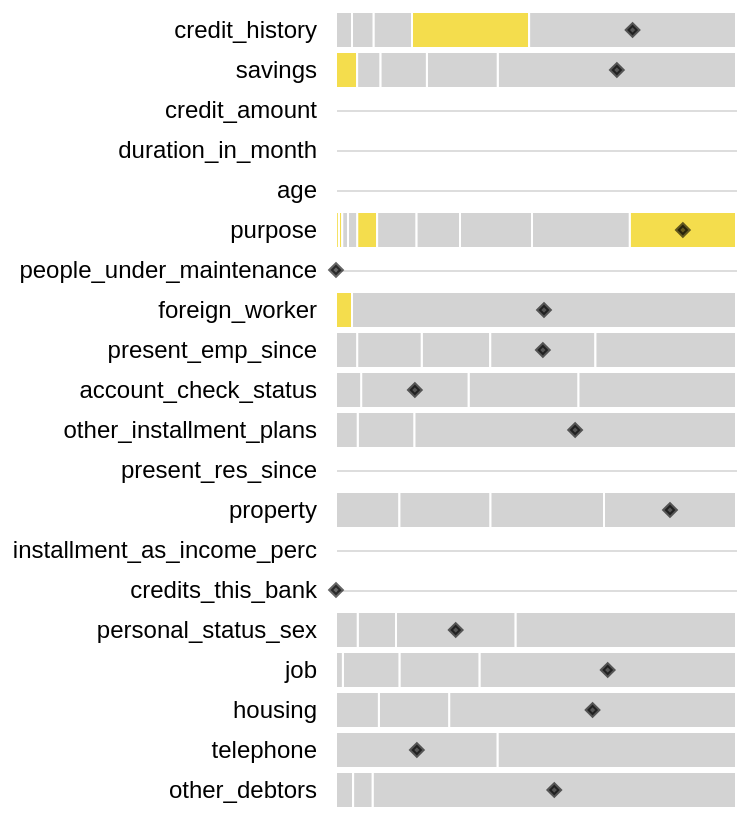

The cell this chart's notebook holds for it:
### Code cell
def dot_on_categories(dataframe,sort_by_rules=True):
    base =alt.Chart(
        dataframe
    ).transform_stack(
        stack='count',
        as_=['count_start','count_end'],
        groupby=['rname'],
        sort=[alt.SortField('count', 'ascending')]
    ).transform_calculate(
        midStack='(datum.count_start+datum.count_end)/2'
    )
    
    bar = base.mark_bar(stroke='white').encode(
        x='count_start:Q',
        x2='count_end:Q',
        y=alt.Y('rname:N',sort=["is_continuous", "feature_importance"]),
        detail='index:N',
        color=alt.condition('datum.is_continuous',alt.value("#f4dd4d"),alt.value('lightgrey')),
        tooltip=[alt.Tooltip('category')]
    )
    
    dot= base.mark_point(
        color='black',
        shape='diamond',
        fill='black',
        size=30
    ).encode(
        x='midStack:Q',
        y=alt.Y('rname:N',sort=["is_continuous", "feature_importance"]),
        detail='index:N',
        opacity=alt.condition('datum.inst==1',alt.value(0.6),alt.value(0))
    )

    return (bar+dot).properties(
        width=200,
    ).configure_axisX(
        disable=True
    ).configure_axisY(
        labelPadding=10,
        labelFontSize=12,
        domain=False,
        ticks=False,
        title=None
    ).configure_axis(
        grid=True
    ).configure_view(
        strokeWidth=0,
        stroke='lightgray'
    )
dot_on_categories(df_v)

### Figure 1 — Vega-Lite specification as saved in the notebook (floating-point values rounded to 4 significant figures)
{"config": {"view": {"continuousWidth": 400, "continuousHeight": 300, "stroke": "lightgray", "strokeWidth": 0}, "axis": {"grid": true}, "axisX": {"disable": true}, "axisY": {"domain": false, "labelFontSize": 12, "labelPadding": 10, "ticks": false, "title": null}}, "layer": [{"mark": {"type": "bar", "stroke": "white"}, "encoding": {"color": {"condition": {"value": "#f4dd4d", "test": "datum.is_continuous"}, "value": "lightgrey"}, "detail": {"field": "index", "type": "nominal"}, "tooltip": [{"field": "category", "type": "nominal"}], "x": {"field": "count_start", "type": "quantitative"}, "x2": {"field": "count_end"}, "y": {"field": "rname", "sort": ["is_continuous", "feature_importance"], "type": "nominal"}}, "transform": [{"groupby": ["rname"], "stack": "count", "sort": [{"field": "count", "order": "ascending"}], "as": ["count_start", "count_end"]}, {"calculate": "(datum.count_start+datum.count_end)/2", "as": "midStack"}]}, {"mark": {"type": "point", "color": "black", "fill": "black", "shape": "diamond", "size": 30}, "encoding": {"detail": {"field": "index", "type": "nominal"}, "opacity": {"condition": {"value": 0.6, "test": "datum.inst==1"}, "value": 0}, "x": {"field": "midStack", "type": "quantitative"}, "y": {"field": "rname", "sort": ["is_continuous", "feature_importance"], "type": "nominal"}}, "transform": [{"groupby": ["rname"], "stack": "count", "sort": [{"field": "count", "order": "ascending"}], "as": ["count_start", "count_end"]}, {"calculate": "(datum.count_start+datum.count_end)/2", "as": "midStack"}]}], "data": {"name": "data-75ee29c26c873aabfa0103c16bea075f"}, "width": 200, "$schema": "https://vega.github.io/schema/vega-lite/v4.17.0.json", "datasets": {"data-75ee29c26c873aabfa0103c16bea075f": [{"type": "categorical", "name": "credit_history=critical account/ other credits existing (not at this bank)", "rname": "credit_history", "min": null, "max": null, "q1": null, "median": null, "q3": null, "mean": null, "std": null, "feature_importance": 0.04423, "category": "critical account/ other credits existing (not at this bank)", "count": 205.0, "inst": 0, "op": "<=", "thr": 0.9086, "is_continuous": true, "thr2": null}, {"type": "categorical", "name": "savings=.. >= 1000 DM ", "rname": "savings", "min": null, "max": null, "q1": null, "median": null, "q3": null, "mean": null, "std": null, "feature_importance": 0.03739, "category": ".. >= 1000 DM ", "count": 37.0, "inst": 0, "op": "<=", "thr": 0.7177, "is_continuous": true, "thr2": null}, {"type": "numeric", "name": "credit_amount", "rname": "credit_amount", "min": 338.0, "max": 15940.0, "q1": 1361.0, "median": 1361.0, "q3": 3974.0, "mean": 3201.0, "std": 2675.0, "feature_importance": 0.0112, "category": null, "count": null, "inst": 1967, "op": ">", "thr": -439.6, "is_continuous": true, "thr2": 15940.0}, {"type": "numeric", "name": "duration_in_month", "rname": "duration_in_month", "min": 4.0, "max": 60.0, "q1": 12.0, "median": 12.0, "q3": 24.0, "mean": 20.77, "std": 11.96, "feature_importance": -0.009361, "category": null, "count": null, "inst": 24, "op": ">", "thr": -1.941, "is_continuous": true, "thr2": 60.0}, {"type": "numeric", "name": "age", "rname": "age", "min": 19.0, "max": 75.0, "q1": 27.0, "median": 27.0, "q3": 41.25, "mean": 35.47, "std": 10.95, "feature_importance": 0.00717, "category": null, "count": null, "inst": 20, "op": "<=", "thr": 20.73, "is_continuous": true, "thr2": 19.0}, {"type": "categorical", "name": "purpose=domestic appliances", "rname": "purpose", "min": null, "max": null, "q1": null, "median": null, "q3": null, "mean": null, "std": null, "feature_importance": -0.006458, "category": "domestic appliances", "count": 186.0, "inst": 1, "op": "<=", "thr": 1.015, "is_continuous": true, "thr2": null}, {"type": "categorical", "name": "purpose=(vacation - does not exist?)", "rname": "purpose", "min": null, "max": null, "q1": null, "median": null, "q3": null, "mean": null, "std": null, "feature_importance": 0.005346, "category": "(vacation - does not exist?)", "count": 35.0, "inst": 0, "op": "<=", "thr": 0.4623, "is_continuous": true, "thr2": null}, {"type": "numeric", "name": "people_under_maintenance", "rname": "people_under_maintenance", "min": 1.0, "max": 2.0, "q1": 1.0, "median": 1.0, "q3": 1.0, "mean": 1.159, "std": 0.3655, "feature_importance": 0.001628, "category": null, "count": null, "inst": 1, "op": "<=", "thr": -0.0132, "is_continuous": true, "thr2": 1.0}, {"type": "categorical", "name": "foreign_worker=no", "rname": "foreign_worker", "min": null, "max": null, "q1": null, "median": null, "q3": null, "mean": null, "std": null, "feature_importance": -0.0003964, "category": "no", "count": 28.0, "inst": 0, "op": "<=", "thr": 0.7168, "is_continuous": true, "thr2": null}, {"type": "categorical", "name": "purpose=furniture/equipment", "rname": "purpose", "min": null, "max": null, "q1": null, "median": null, "q3": null, "mean": null, "std": null, "feature_importance": -3.433e-05, "category": "furniture/equipment", "count": 6.0, "inst": 0, "op": "<=", "thr": 0.1837, "is_continuous": true, "thr2": null}, {"type": "categorical", "name": "purpose=retraining", "rname": "purpose", "min": null, "max": null, "q1": null, "median": null, "q3": null, "mean": null, "std": null, "feature_importance": -1.882e-05, "category": "retraining", "count": 5.0, "inst": 0, "op": "<=", "thr": 0.1152, "is_continuous": true, "thr2": null}, {"type": "categorical", "name": "present_emp_since=... < 1 year ", "rname": "present_emp_since", "min": null, "max": null, "q1": null, "median": null, "q3": null, "mean": null, "std": null, "feature_importance": -0.06048, "category": "... < 1 year ", "count": 120.0, "inst": 0, "op": null, "thr": null, "is_continuous": null, "thr2": null}, {"type": "categorical", "name": "account_check_status=no checking account", "rname": "account_check_status", "min": null, "max": null, "q1": null, "median": null, "q3": null, "mean": null, "std": null, "feature_importance": 0.05974, "category": "no checking account", "count": 276.0, "inst": 0, "op": null, "thr": null, "is_continuous": null, "thr2": null}, {"type": "categorical", "name": "other_installment_plans=none", "rname": "other_installment_plans", "min": null, "max": null, "q1": null, "median": null, "q3": null, "mean": null, "std": null, "feature_importance": -0.02607, "category": "none", "count": 563.0, "inst": 1, "op": null, "thr": null, "is_continuous": null, "thr2": null}, {"type": "numeric", "name": "present_res_since", "rname": "present_res_since", "min": 1.0, "max": 4.0, "q1": 2.0, "median": 2.0, "q3": 4.0, "mean": 2.82, "std": 1.097, "feature_importance": 0.02349, "category": null, "count": null, "inst": 4, "op": null, "thr": null, "is_continuous": null, "thr2": null}, {"type": "categorical", "name": "property=real estate", "rname": "property", "min": null, "max": null, "q1": null, "median": null, "q3": null, "mean": null, "std": null, "feature_importance": 0.02094, "category": "real estate", "count": 199.0, "inst": 0, "op": null, "thr": null, "is_continuous": null, "thr2": null}, {"type": "categorical", "name": "other_installment_plans=bank", "rname": "other_installment_plans", "min": null, "max": null, "q1": null, "median": null, "q3": null, "mean": null, "std": null, "feature_importance": 0.01955, "category": "bank", "count": 99.0, "inst": 0, "op": null, "thr": null, "is_continuous": null, "thr2": null}, {"type": "categorical", "name": "savings=... < 100 DM", "rname": "savings", "min": null, "max": null, "q1": null, "median": null, "q3": null, "mean": null, "std": null, "feature_importance": 0.01674, "category": "... < 100 DM", "count": 417.0, "inst": 1, "op": null, "thr": null, "is_continuous": null, "thr2": null}, {"type": "categorical", "name": "purpose=car (new)", "rname": "purpose", "min": null, "max": null, "q1": null, "median": null, "q3": null, "mean": null, "std": null, "feature_importance": 0.0133, "category": "car (new)", "count": 171.0, "inst": 0, "op": null, "thr": null, "is_continuous": null, "thr2": null}, {"type": "categorical", "name": "account_check_status=< 0 DM", "rname": "account_check_status", "min": null, "max": null, "q1": null, "median": null, "q3": null, "mean": null, "std": null, "feature_importance": 0.01055, "category": "< 0 DM", "count": 192.0, "inst": 0, "op": null, "thr": null, "is_continuous": null, "thr2": null}, {"type": "categorical", "name": "purpose=radio/television", "rname": "purpose", "min": null, "max": null, "q1": null, "median": null, "q3": null, "mean": null, "std": null, "feature_importance": -0.0102, "category": "radio/television", "count": 126.0, "inst": 0, "op": null, "thr": null, "is_continuous": null, "thr2": null}, {"type": "numeric", "name": "installment_as_income_perc", "rname": "installment_as_income_perc", "min": 1.0, "max": 4.0, "q1": 2.0, "median": 2.0, "q3": 4.0, "mean": 2.939, "std": 1.124, "feature_importance": -0.009277, "category": null, "count": null, "inst": 4, "op": null, "thr": null, "is_continuous": null, "thr2": null}, {"type": "categorical", "name": "account_check_status=0 <= ... < 200 DM", "rname": "account_check_status", "min": null, "max": null, "q1": null, "median": null, "q3": null, "mean": null, "std": null, "feature_importance": 0.008943, "category": "0 <= ... < 200 DM", "count": 188.0, "inst": 1, "op": null, "thr": null, "is_continuous": null, "thr2": null}, {"type": "categorical", "name": "property=if not A121/A122 : car or other, not in attribute 6", "rname": "property", "min": null, "max": null, "q1": null, "median": null, "q3": null, "mean": null, "std": null, "feature_importance": 0.007475, "category": "if not A121/A122 : car or other, not in attribute 6", "count": 231.0, "inst": 1, "op": null, "thr": null, "is_continuous": null, "thr2": null}, {"type": "categorical", "name": "property=unknown / no property", "rname": "property", "min": null, "max": null, "q1": null, "median": null, "q3": null, "mean": null, "std": null, "feature_importance": 0.007158, "category": "unknown / no property", "count": 111.0, "inst": 0, "op": null, "thr": null, "is_continuous": null, "thr2": null}, {"type": "numeric", "name": "credits_this_bank", "rname": "credits_this_bank", "min": 1.0, "max": 4.0, "q1": 1.0, "median": 1.0, "q3": 2.0, "mean": 1.403, "std": 0.5564, "feature_importance": -0.006749, "category": null, "count": null, "inst": 1, "op": null, "thr": null, "is_continuous": null, "thr2": null}, {"type": "categorical", "name": "savings=unknown/ no savings account", "rname": "savings", "min": null, "max": null, "q1": null, "median": null, "q3": null, "mean": null, "std": null, "feature_importance": -0.00642, "category": "unknown/ no savings account", "count": 124.0, "inst": 0, "op": null, "thr": null, "is_continuous": null, "thr2": null}, {"type": "categorical", "name": "other_installment_plans=stores", "rname": "other_installment_plans", "min": null, "max": null, "q1": null, "median": null, "q3": null, "mean": null, "std": null, "feature_importance": -0.006285, "category": "stores", "count": 38.0, "inst": 0, "op": null, "thr": null, "is_continuous": null, "thr2": null}, {"type": "categorical", "name": "personal_status_sex=male : single", "rname": "personal_status_sex", "min": null, "max": null, "q1": null, "median": null, "q3": null, "mean": null, "std": null, "feature_importance": 0.006018, "category": "male : single", "count": 386.0, "inst": 0, "op": null, "thr": null, "is_continuous": null, "thr2": null}, {"type": "categorical", "name": "credit_history=all credits at this bank paid back duly", "rname": "credit_history", "min": null, "max": null, "q1": null, "median": null, "q3": null, "mean": null, "std": null, "feature_importance": 0.00601, "category": "all credits at this bank paid back duly", "count": 38.0, "inst": 0, "op": null, "thr": null, "is_continuous": null, "thr2": null}, {"type": "categorical", "name": "job=skilled employee / official", "rname": "job", "min": null, "max": null, "q1": null, "median": null, "q3": null, "mean": null, "std": null, "feature_importance": -0.00595, "category": "skilled employee / official", "count": 449.0, "inst": 1, "op": null, "thr": null, "is_continuous": null, "thr2": null}, {"type": "categorical", "name": "housing=own", "rname": "housing", "min": null, "max": null, "q1": null, "median": null, "q3": null, "mean": null, "std": null, "feature_importance": 0.005832, "category": "own", "count": 502.0, "inst": 1, "op": null, "thr": null, "is_continuous": null, "thr2": null}, {"type": "categorical", "name": "present_emp_since=4 <= ... < 7 years", "rname": "present_emp_since", "min": null, "max": null, "q1": null, "median": null, "q3": null, "mean": null, "std": null, "feature_importance": -0.004704, "category": "4 <= ... < 7 years", "count": 113.0, "inst": 0, "op": null, "thr": null, "is_continuous": null, "thr2": null}, {"type": "categorical", "name": "savings=500 <= ... < 1000 DM ", "rname": "savings", "min": null, "max": null, "q1": null, "median": null, "q3": null, "mean": null, "std": null, "feature_importance": 0.004332, "category": "500 <= ... < 1000 DM ", "count": 41.0, "inst": 0, "op": null, "thr": null, "is_continuous": null, "thr2": null}, {"type": "categorical", "name": "present_emp_since=.. >= 7 years", "rname": "present_emp_since", "min": null, "max": null, "q1": null, "median": null, "q3": null, "mean": null, "std": null, "feature_importance": 0.0042, "category": ".. >= 7 years", "count": 184.0, "inst": 1, "op": null, "thr": null, "is_continuous": null, "thr2": null}, {"type": "categorical", "name": "personal_status_sex=female : divorced/separated/married", "rname": "personal_status_sex", "min": null, "max": null, "q1": null, "median": null, "q3": null, "mean": null, "std": null, "feature_importance": 0.003603, "category": "female : divorced/separated/married", "count": 209.0, "inst": 1, "op": null, "thr": null, "is_continuous": null, "thr2": null}, {"type": "categorical", "name": "housing=rent", "rname": "housing", "min": null, "max": null, "q1": null, "median": null, "q3": null, "mean": null, "std": null, "feature_importance": 0.003469, "category": "rent", "count": 123.0, "inst": 0, "op": null, "thr": null, "is_continuous": null, "thr2": null}, {"type": "categorical", "name": "credit_history=no credits taken/ all credits paid back duly", "rname": "credit_history", "min": null, "max": null, "q1": null, "median": null, "q3": null, "mean": null, "std": null, "feature_importance": 0.003352, "category": "no credits taken/ all credits paid back duly", "count": 28.0, "inst": 0, "op": null, "thr": null, "is_continuous": null, "thr2": null}, {"type": "categorical", "name": "personal_status_sex=male : married/widowed", "rname": "personal_status_sex", "min": null, "max": null, "q1": null, "median": null, "q3": null, "mean": null, "std": null, "feature_importance": 0.002606, "category": "male : married/widowed", "count": 67.0, "inst": 0, "op": null, "thr": null, "is_continuous": null, "thr2": null}, {"type": "categorical", "name": "personal_status_sex=male : divorced/separated", "rname": "personal_status_sex", "min": null, "max": null, "q1": null, "median": null, "q3": null, "mean": null, "std": null, "feature_importance": 0.002574, "category": "male : divorced/separated", "count": 38.0, "inst": 0, "op": null, "thr": null, "is_continuous": null, "thr2": null}, {"type": "categorical", "name": "present_emp_since=1 <= ... < 4 years", "rname": "present_emp_since", "min": null, "max": null, "q1": null, "median": null, "q3": null, "mean": null, "std": null, "feature_importance": 0.00253, "category": "1 <= ... < 4 years", "count": 246.0, "inst": 0, "op": null, "thr": null, "is_continuous": null, "thr2": null}, {"type": "categorical", "name": "property=if not A121 : building society savings agreement/ life insurance", "rname": "property", "min": null, "max": null, "q1": null, "median": null, "q3": null, "mean": null, "std": null, "feature_importance": 0.00243, "category": "if not A121 : building society savings agreement/ life insurance", "count": 159.0, "inst": 0, "op": null, "thr": null, "is_continuous": null, "thr2": null}, {"type": "categorical", "name": "job=unskilled - resident", "rname": "job", "min": null, "max": null, "q1": null, "median": null, "q3": null, "mean": null, "std": null, "feature_importance": 0.00215, "category": "unskilled - resident", "count": 140.0, "inst": 0, "op": null, "thr": null, "is_continuous": null, "thr2": null}, {"type": "categorical", "name": "job=management/ self-employed/ highly qualified employee/ officer", "rname": "job", "min": null, "max": null, "q1": null, "median": null, "q3": null, "mean": null, "std": null, "feature_importance": 0.002072, "category": "management/ self-employed/ highly qualified employee/ officer", "count": 99.0, "inst": 0, "op": null, "thr": null, "is_continuous": null, "thr2": null}, {"type": "categorical", "name": "purpose=business", "rname": "purpose", "min": null, "max": null, "q1": null, "median": null, "q3": null, "mean": null, "std": null, "feature_importance": 0.001598, "category": "business", "count": 69.0, "inst": 0, "op": null, "thr": null, "is_continuous": null, "thr2": null}, {"type": "categorical", "name": "telephone=yes, registered under the customers name ", "rname": "telephone", "min": null, "max": null, "q1": null, "median": null, "q3": null, "mean": null, "std": null, "feature_importance": 0.001515, "category": "yes, registered under the customers name ", "count": 283.0, "inst": 1, "op": null, "thr": null, "is_continuous": null, "thr2": null}, {"type": "categorical", "name": "other_debtors=co-applicant", "rname": "other_debtors", "min": null, "max": null, "q1": null, "median": null, "q3": null, "mean": null, "std": null, "feature_importance": 0.00127, "category": "co-applicant", "count": 30.0, "inst": 0, "op": null, "thr": null, "is_continuous": null, "thr2": null}, {"type": "categorical", "name": "account_check_status=>= 200 DM / salary assignments for at least 1 year", "rname": "account_check_status", "min": null, "max": null, "q1": null, "median": null, "q3": null, "mean": null, "std": null, "feature_importance": 0.001189, "category": ">= 200 DM / salary assignments for at least 1 year", "count": 44.0, "inst": 0, "op": null, "thr": null, "is_continuous": null, "thr2": null}, {"type": "categorical", "name": "present_emp_since=unemployed", "rname": "present_emp_since", "min": null, "max": null, "q1": null, "median": null, "q3": null, "mean": null, "std": null, "feature_importance": 0.001089, "category": "unemployed", "count": 37.0, "inst": 0, "op": null, "thr": null, "is_continuous": null, "thr2": null}, {"type": "categorical", "name": "credit_history=delay in paying off in the past", "rname": "credit_history", "min": null, "max": null, "q1": null, "median": null, "q3": null, "mean": null, "std": null, "feature_importance": 0.0008232, "category": "delay in paying off in the past", "count": 67.0, "inst": 0, "op": null, "thr": null, "is_continuous": null, "thr2": null}, {"type": "categorical", "name": "foreign_worker=yes", "rname": "foreign_worker", "min": null, "max": null, "q1": null, "median": null, "q3": null, "mean": null, "std": null, "feature_importance": -0.0006219, "category": "yes", "count": 672.0, "inst": 1, "op": null, "thr": null, "is_continuous": null, "thr2": null}, {"type": "categorical", "name": "job=unemployed/ unskilled - non-resident", "rname": "job", "min": null, "max": null, "q1": null, "median": null, "q3": null, "mean": null, "std": null, "feature_importance": 0.0005959, "category": "unemployed/ unskilled - non-resident", "count": 12.0, "inst": 0, "op": null, "thr": null, "is_continuous": null, "thr2": null}, {"type": "categorical", "name": "other_debtors=none", "rname": "other_debtors", "min": null, "max": null, "q1": null, "median": null, "q3": null, "mean": null, "std": null, "feature_importance": -0.0005391, "category": "none", "count": 636.0, "inst": 1, "op": null, "thr": null, "is_continuous": null, "thr2": null}, {"type": "categorical", "name": "purpose=car (used)", "rname": "purpose", "min": null, "max": null, "q1": null, "median": null, "q3": null, "mean": null, "std": null, "feature_importance": -0.0003373, "category": "car (used)", "count": 76.0, "inst": 0, "op": null, "thr": null, "is_continuous": null, "thr2": null}, {"type": "categorical", "name": "savings=100 <= ... < 500 DM", "rname": "savings", "min": null, "max": null, "q1": null, "median": null, "q3": null, "mean": null, "std": null, "feature_importance": -0.0002713, "category": "100 <= ... < 500 DM", "count": 81.0, "inst": 0, "op": null, "thr": null, "is_continuous": null, "thr2": null}, {"type": "categorical", "name": "telephone=none", "rname": "telephone", "min": null, "max": null, "q1": null, "median": null, "q3": null, "mean": null, "std": null, "feature_importance": 0.0002616, "category": "none", "count": 417.0, "inst": 0, "op": null, "thr": null, "is_continuous": null, "thr2": null}, {"type": "categorical", "name": "purpose=education", "rname": "purpose", "min": null, "max": null, "q1": null, "median": null, "q3": null, "mean": null, "std": null, "feature_importance": -0.000193, "category": "education", "count": 16.0, "inst": 0, "op": null, "thr": null, "is_continuous": null, "thr2": null}, {"type": "categorical", "name": "other_debtors=guarantor", "rname": "other_debtors", "min": null, "max": null, "q1": null, "median": null, "q3": null, "mean": null, "std": null, "feature_importance": -0.000129, "category": "guarantor", "count": 34.0, "inst": 0, "op": null, "thr": null, "is_continuous": null, "thr2": null}, {"type": "categorical", "name": "purpose=repairs", "rname": "purpose", "min": null, "max": null, "q1": null, "median": null, "q3": null, "mean": null, "std": null, "feature_importance": -9.141e-05, "category": "repairs", "count": 10.0, "inst": 0, "op": null, "thr": null, "is_continuous": null, "thr2": null}, {"type": "categorical", "name": "housing=for free", "rname": "housing", "min": null, "max": null, "q1": null, "median": null, "q3": null, "mean": null, "std": null, "feature_importance": 5.634e-05, "category": "for free", "count": 75.0, "inst": 0, "op": null, "thr": null, "is_continuous": null, "thr2": null}, {"type": "categorical", "name": "credit_history=existing credits paid back duly till now", "rname": "credit_history", "min": null, "max": null, "q1": null, "median": null, "q3": null, "mean": null, "std": null, "feature_importance": -5.291e-05, "category": "existing credits paid back duly till now", "count": 362.0, "inst": 1, "op": null, "thr": null, "is_continuous": null, "thr2": null}]}}
